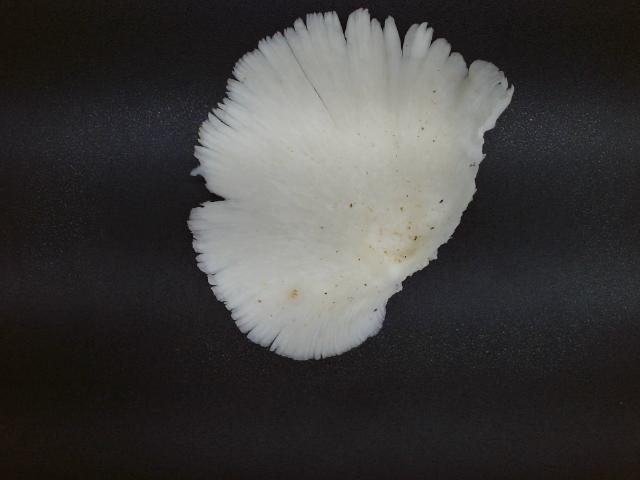
%> input picture Grading Jamur/data_training/DiameterA/52) 11.7911 cm.jpg, 640 x 480 px; its folder holds only this picture in this run
$ octave pelatihan.m   (GNU Octave 9; MATLAB toolbox functions it lacks are replaced by stand-ins)
%> lines starting %> are read from the running program, lines starting %| are printed output that depends on the picture; in (x1, y1, x2, y2) boxes, pixels count from 0 and x2, y2 are one past the last pixel; in counts of white or black regions, pixels touching at a corner belong together; the program's own positions count from 1
%> further down, Img is the input picture: size 480x640x3 uint8; mean R, G, B 63.1, 61.7, 60.8
### Grading Jamur/edge_canny.m
function [edge_final] = edge_canny(x)
% Deteksi Tepi Canny
img = x;

%Value for Thresholding
T_Low = 0.075;
T_High = 0.175;

%Gaussian Filter Coefficient
B = [2, 4, 5, 4, 2; 4, 9, 12, 9, 4;5, 12, 15, 12, 5;4, 9, 12, 9, 4;2, 4, 5, 4, 2 ];
B = 1/159.* B;

%Convolution of image by Gaussian Coefficient
A=conv2(img, B, 'same');

%Filter for horizontal and vertical direction
KGx = [-1, 0, 1; -2, 0, 2; -1, 0, 1];
KGy = [1, 2, 1; 0, 0, 0; -1, -2, -1];

%Convolution by image by horizontal and vertical filter
Filtered_X = conv2(A, KGx, 'same');
Filtered_Y = conv2(A, KGy, 'same');
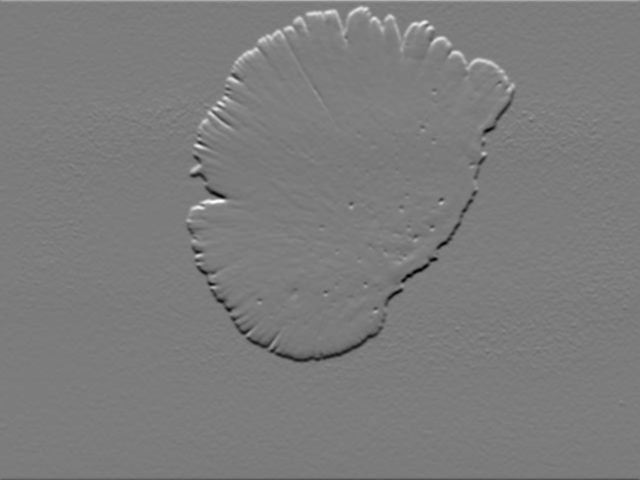
%> Filtered_Y: size 480x640 double; min -247, max 258.2, mean 0; drawn with min black and max white

%Calculate directions/orientations
arah = atan2 (Filtered_Y, Filtered_X);
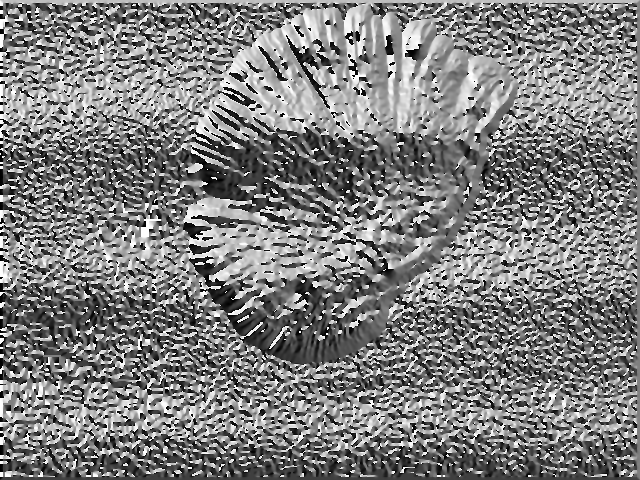
%> arah: size 480x640 double; min -3.14, max 3.14, mean -0.00931; drawn with min black and max white
arah = arah*180/pi;

pan=size(A,1);
%> pan = 480
leb=size(A,2);
%> leb = 640

%Adjustment for negative directions, making all directions positive
for i=1:pan
    for j=1:leb
        if (arah(i,j)<0)
            arah(i,j)=360+arah(i,j);
        end
    end
end
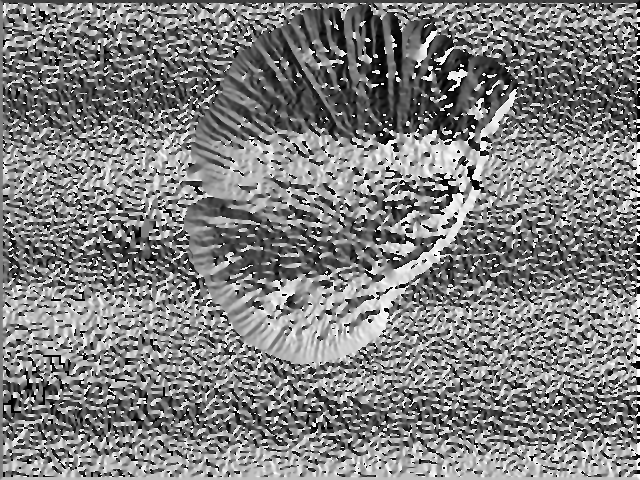
%> arah: size 480x640 double; min 0, max 360, mean 180.2; drawn with min black and max white

arah2=zeros(pan, leb);

%Adjusting directions to nearest 0, 45, 90, or 135 degree
for i = 1  : pan
    for j = 1 : leb
        if ((arah(i, j) >= 0 ) && (arah(i, j) < 22.5) || (arah(i, j) >= 157.5) && (arah(i, j) < 202.5) || (arah(i, j) >= 337.5) && (arah(i, j) <= 360))
            arah2(i, j) = 0;
        elseif ((arah(i, j) >= 22.5) && (arah(i, j) < 67.5) || (arah(i, j) >= 202.5) && (arah(i, j) < 247.5))
            arah2(i, j) = 45;
        elseif ((arah(i, j) >= 67.5 && arah(i, j) < 112.5) || (arah(i, j) >= 247.5 && arah(i, j) < 292.5))
            arah2(i, j) = 90;
        elseif ((arah(i, j) >= 112.5 && arah(i, j) < 157.5) || (arah(i, j) >= 292.5 && arah(i, j) < 337.5))
            arah2(i, j) = 135;
        end
    end
end
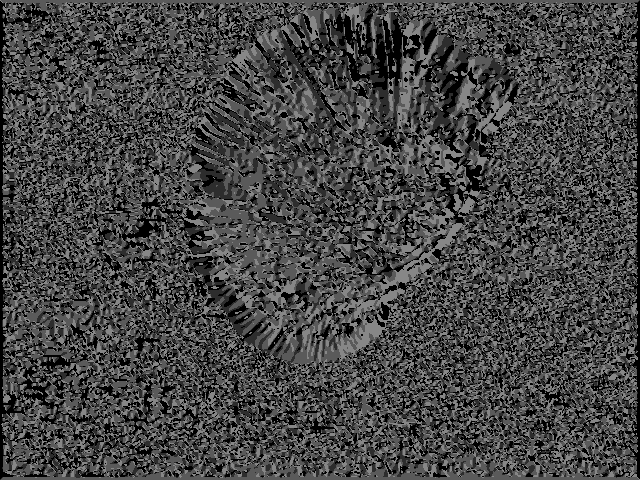
%> arah2: size 480x640 double; min 0, max 135, mean 69.1

%figure, imagesc(arah2); colorbar;

%Calculate magnitude
magnitude = (Filtered_X.^2) + (Filtered_Y.^2);
magnitude2 = sqrt(magnitude);
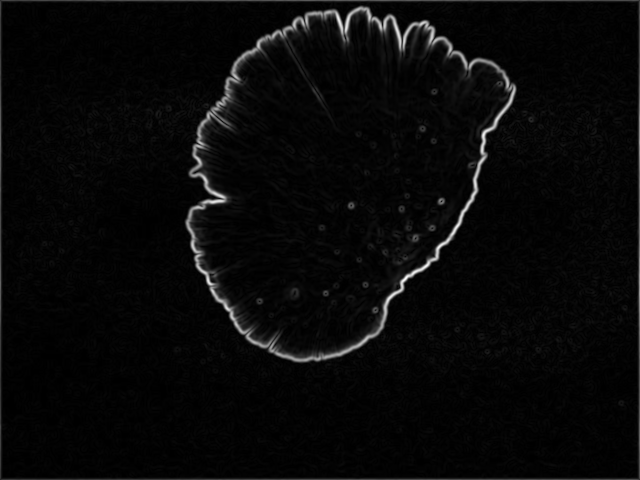
%> magnitude2: size 480x640 double; min 0, max 294.2, mean 10.1; drawn with min black and max white

BW = zeros (pan, leb);

%Non-Maximum Supression
for i=2:pan-1
    for j=2:leb-1
        if (arah2(i,j)==0)
            BW(i,j) = (magnitude2(i,j) == max([magnitude2(i,j), magnitude2(i,j+1), magnitude2(i,j-1)]));
        elseif (arah2(i,j)==45)
            BW(i,j) = (magnitude2(i,j) == max([magnitude2(i,j), magnitude2(i+1,j-1), magnitude2(i-1,j+1)]));
        elseif (arah2(i,j)==90)
            BW(i,j) = (magnitude2(i,j) == max([magnitude2(i,j), magnitude2(i+1,j), magnitude2(i-1,j)]));
        elseif (arah2(i,j)==135)
            BW(i,j) = (magnitude2(i,j) == max([magnitude2(i,j), magnitude2(i+1,j+1), magnitude2(i-1,j-1)]));
        end
    end
end
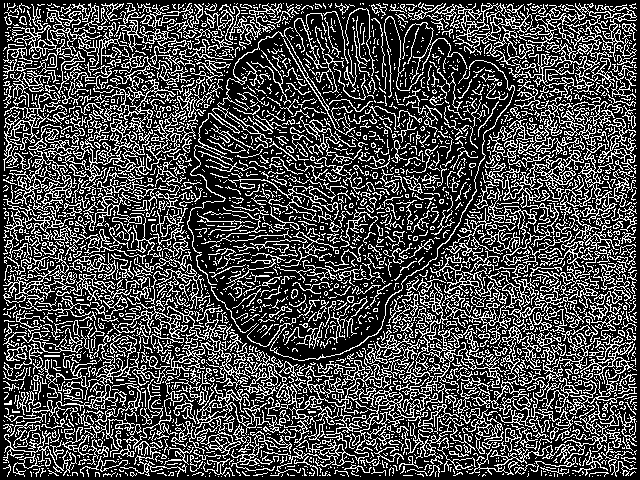
%> BW: size 480x640 double; values 0 (black) and 1 (white), 28.6% white in thin lines or dots

BW = BW.*magnitude2;
%figure, imshow(BW);

%Hysteresis Thresholding
T_Low = T_Low * max(max(BW));
%> T_Low = 22.06
T_High = T_High * max(max(BW));
%> T_High = 51.48

T_res = zeros (pan, leb);

for i = 1  : pan
    for j = 1 : leb
        if (BW(i, j) < T_Low)
            T_res(i, j) = 0;
        elseif (BW(i, j) > T_High)
            T_res(i, j) = 1;
            %Using 8-connected components
        elseif ( BW(i+1,j)>T_High || BW(i-1,j)>T_High || BW(i,j+1)>T_High || BW(i,j-1)>T_High || BW(i-1, j-1)>T_High || BW(i-1, j+1)>T_High || BW(i+1, j+1)>T_High || BW(i+1, j-1)>T_High)
            T_res(i,j) = 1;
        end
    end
end
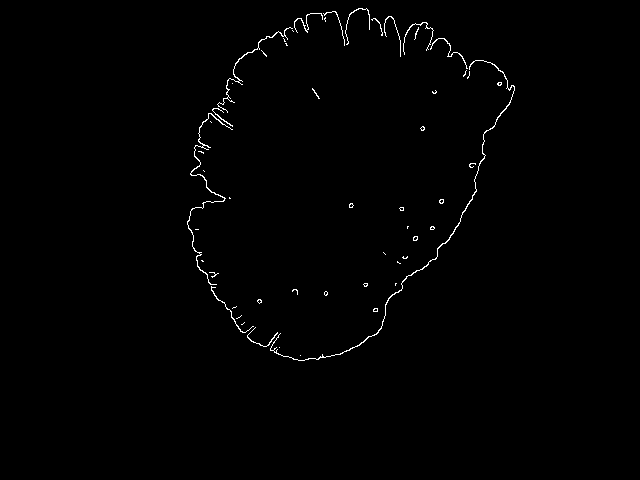
%> T_res: size 480x640 double; values 0 (black) and 1 (white), 0.73% white in thin lines or dots, all inside (x1, y1, x2, y2) = (187, 8, 515, 361)

edge_final = uint8(T_res.*255);
end

### Grading Jamur/pelatihan.m
clc; clear; close all; warning off all;

%Grade A
%menetapkan nama folder
nama_folder = 'data_training/DiameterA';
%membaca file berekstensi .jpg
nama_file = dir(fullfile(nama_folder,'*.jpg'));
%membaca jumlah file berekstensi .jpg
jumlah_file = numel(nama_file);

%melakukan inisialisasi variabel ciri buruk dan target buruk
ciri_diameterA = zeros(jumlah_file,10);
target_diameterA = zeros(jumlah_file,1);

%melakukan pengolahan citra terhadap seluruh file
for n = 1:jumlah_file
    %     membaca file citra rgb
    Img = imread(fullfile(nama_folder,nama_file(n).name));
    % figure,imshow(Img);

    %konversi citra RGB menjadi citra Grayscale
    Img_gray = rgb2gray(Img);
    %figure, imshow(Img_gray)

    %Deteksi Tepi
    [output] = edge_canny(Img_gray);
    edge_final = output;


    % Tentukan nilai tengah baris dan kolom
    center_row = (480 + 1) / 2;
    center_col = (640 + 1) / 2;

    figure, imshow(edge_final)
%> (the run ends here)

$ run again, on Grading Jamur/data_training/DiameterA/JamurTiram1.jpg
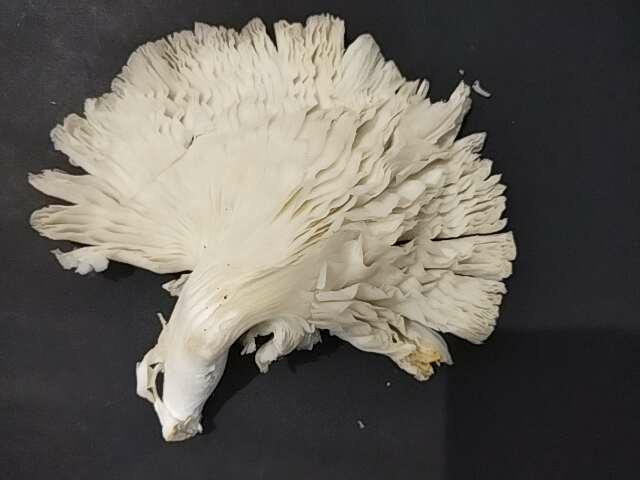
%> input picture Grading Jamur/data_training/DiameterA/JamurTiram1.jpg, 640 x 480 px
%> Img is the input picture: size 480x640x3 uint8; mean R, G, B 102.1, 98, 90.8
%> after the loop in edge_canny, `for i=2:pan-1`:
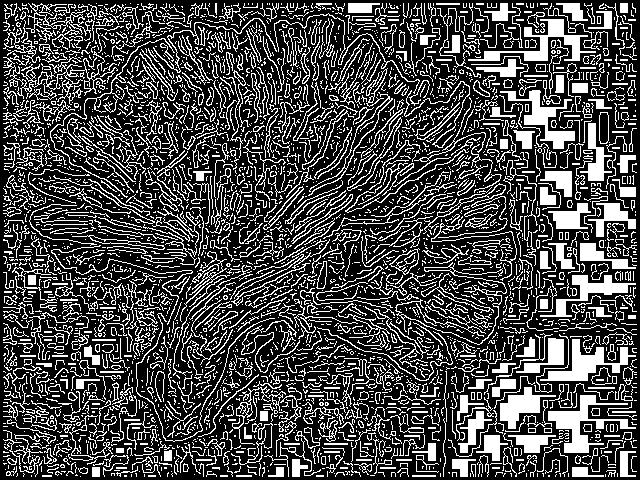
%> BW: size 480x640 double; values 0 (black) and 1 (white), 28.1% white in thin lines or dots
%> T_Low = 31.37
%> T_High = 73.2
%> after the loop in edge_canny, `for i = 1  : pan`:
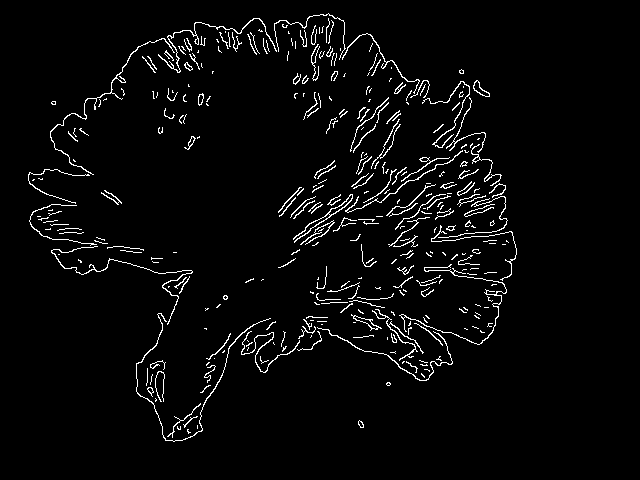
%> T_res: size 480x640 double; values 0 (black) and 1 (white), 3.5% white in thin lines or dots, all inside (x1, y1, x2, y2) = (28, 13, 517, 442)
